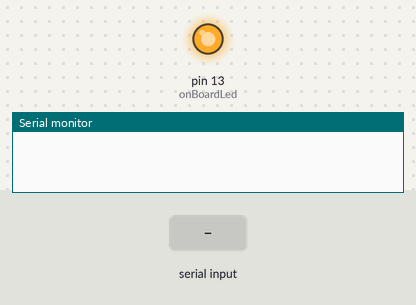
Simulated run of this sketch. Board: Arduino Uno, built with avr-gcc and run on an emulated ATmega328P. Parts: output pins drawn as LEDs (lit = HIGH), the last lines printed to the serial monitor. Dashed ring = blinking. The inputs (shaded band) are chosen by the test bench.

Above: at 0.1 s.
At 1.2 s:
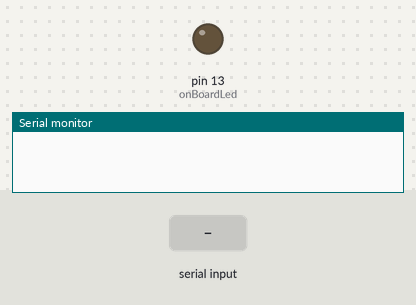
1.3 s: "A\n" received over Serial
At 3.7 s:
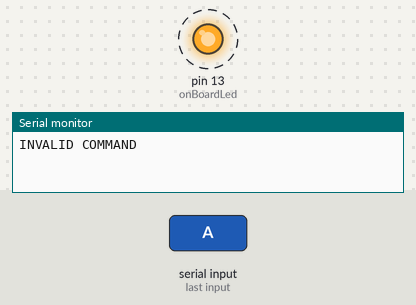
Timing chart, 0 to 10.3 s (numbered marks = the images above; inputs shaded):
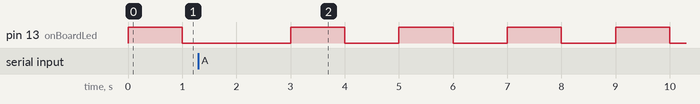

Measured:
- by itself, pin 13 (onBoardLed): alternates HIGH for 1.0 s and LOW for 1.0 s

The sketch:

AdvancedComms.ino
```cpp
// Program to establish and test advanced communication between two interfaces (i.e., sending out commands)

int onBoardLed = 13;

void setup()
{
  Serial.begin(115200);
  pinMode(onBoardLed, OUTPUT);

  while (!Serial) {
    ; // Wait for serial port to connect.
  }
}

const char TERMINATOR = '|';

void loop()
{
  if (Serial.available() > 0)
  {
    String commandFromJetson = Serial.readStringUntil(TERMINATOR);
    executeCommand(commandFromJetson);
  }
  blinkOnboardLED();
}

void executeCommand(String command)
{
  if (command == "A")
  {
    Serial.println("Command A received and executed.");
    // Action for A..
  }
  else if (command == "B")
  {
    Serial.println("Command B received");
    // Continue..
  }
  else if (command == "C")
  {
    Serial.println("Command C received");
    // Continue..
  }
  else
  {
    Serial.println("INVALID COMMAND");
  }
}

void blinkOnboardLED()
{
  digitalWrite(onBoardLed, HIGH);
  delay(1000); // Wait for 1 second
  digitalWrite(onBoardLed, LOW);
  delay(1000); // Wait for 1 second
}
```
